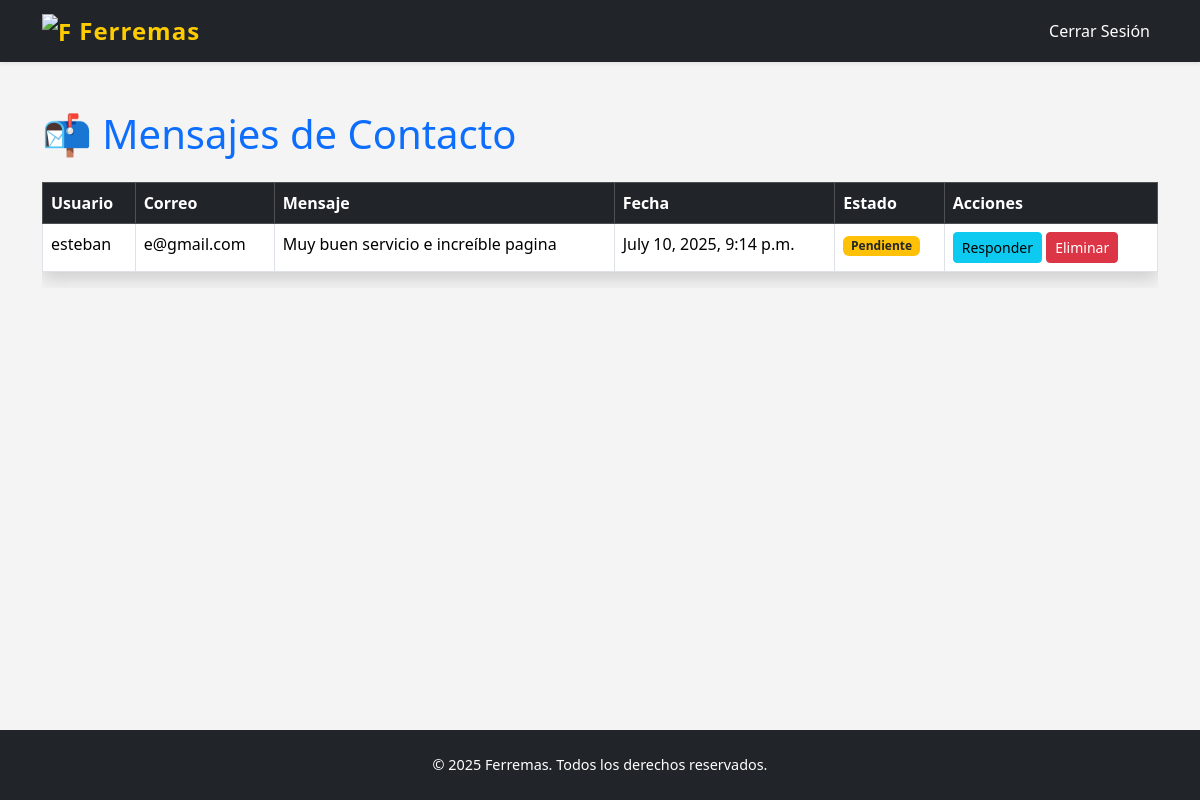
The app's page /api/mensajes/ (signed in), older data.
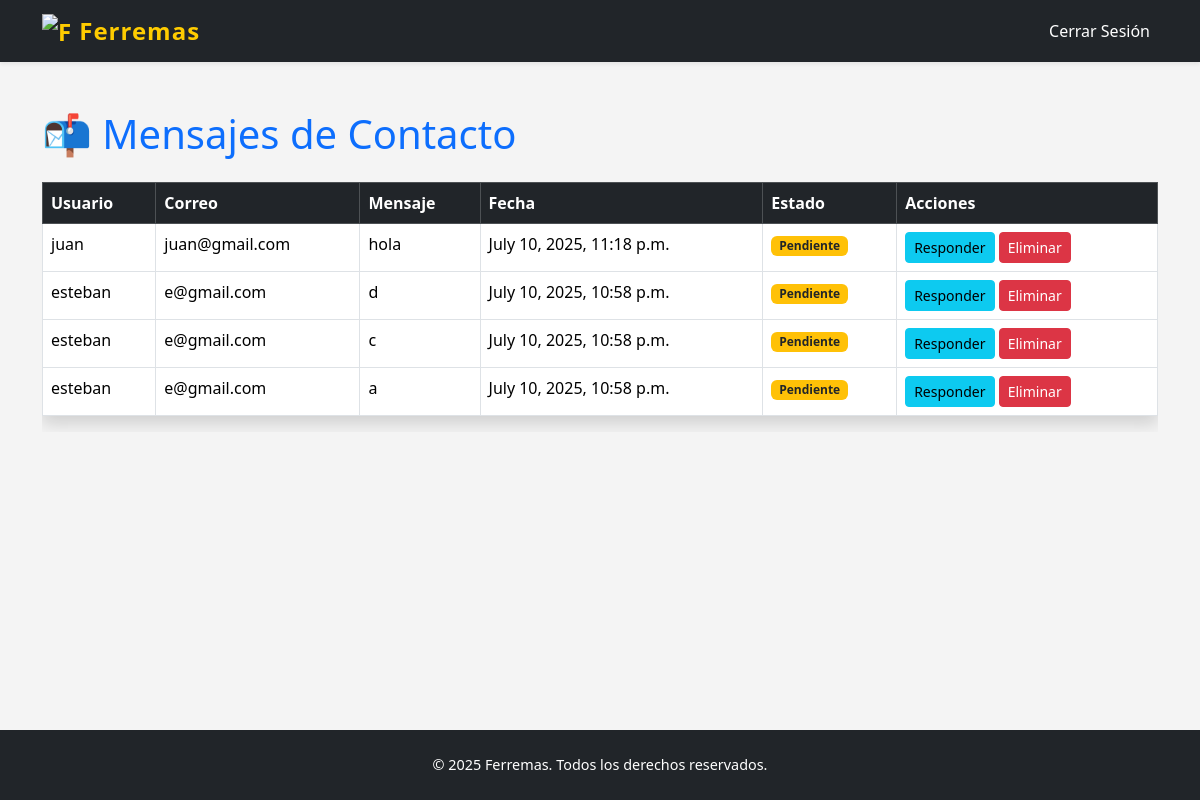
The same page, newer data.
### ferremas/models.py (models this page shows, shortened)
class MensajeContacto(models.Model):
    TIPO_MENSAJE = [
        ('duda', 'Duda'),
        ('queja', 'Queja'),
        ('sugerencia', 'Sugerencia'),
    ]
    usuario = models.ForeignKey(User, on_delete=models.CASCADE)
    tipo = models.CharField(max_length=20, choices=TIPO_MENSAJE, default='duda')
    mensaje = models.TextField()
    fecha_envio = models.DateTimeField(auto_now_add=True)
    respondido = models.BooleanField(default=False)  # Asegúrate de tener este campo

### ferremas/views.py (the view)
# urls.py: path('mensajes/', views.ver_mensajes, name='ver_mensajes'),
@login_required
def ver_mensajes(request):
    search_query = request.GET.get('search', '')
    usuario_filter = request.GET.get('usuario', '')
    tipo_filter = request.GET.get('tipo', '')
    mensajes = MensajeContacto.objects.all()
    if search_query:
        mensajes = mensajes.filter(
            Q(mensaje__icontains=search_query)
        )
    if usuario_filter:
        mensajes = mensajes.filter(
            Q(usuario__username__icontains=usuario_filter)
        )
    if tipo_filter:
        mensajes = mensajes.filter(tipo=tipo_filter)
    mensajes = mensajes.order_by('-fecha_envio')
    return render(request, 'ferremas/ver_mensajes.html', {
        'mensajes': mensajes,
        'search_query': search_query,
        'usuario_filter': usuario_filter,
        'tipo_filter': tipo_filter,
    })

### ferremas/templates/ferremas/ver_mensajes.html (shortened to what this page needs)
{% load static %}
<!DOCTYPE html>
<html lang="es">
<head>
    <link href="https://cdn.jsdelivr.net/npm/bootstrap@5.3.3/dist/css/bootstrap.min.css" rel="stylesheet">
    <link href="{% static 'css/inicio.css' %}" rel="stylesheet">
</head>
<body class="d-flex flex-column min-vh-100">
    <nav class="navbar navbar-expand-lg navbar-dark bg-dark shadow-sm">
        <div class="container">
            <a class="navbar-brand fw-bold text-warning" href="{% url 'inicio' %}">
                <img src="{% static 'ferremas/logo.png' %}" alt="Ferremas" width="30" height="30"
                    class="d-inline-block align-text-top">
                Ferremas
            </a>
            <div class="collapse navbar-collapse" id="navbarNav">
                <ul class="navbar-nav">
                    <li class="nav-item">
                        <a class="nav-link" href="{% url 'logout' %}">Cerrar Sesión</a>
                    </li>
                </ul>
            </div>
        </div>
    </nav>
    <main class="flex-grow-1">
        <div class="container py-5">
            <h1 class="mb-4 text-primary">📬 Mensajes de Contacto</h1>
            {% if mensajes %}
            <div class="table-responsive">
                <table class="table table-bordered table-hover bg-white shadow">
                    <thead class="table-dark">
                        <tr>
                            <th>Usuario</th>
                            <th>Correo</th>
                            <th>Mensaje</th>
                            <th>Fecha</th>
                            <th>Estado</th>
                            <th>Acciones</th>
                        </tr>
                    </thead>
                    <tbody>
                        {% for mensaje in mensajes %}
                        <tr>
                            <td>{{ mensaje.usuario.username }}</td>
                            <td>{{ mensaje.usuario.email }}</td>
                            <td>{{ mensaje.mensaje }}</td>
                            <td>{{ mensaje.fecha_envio }}</td>
                            <td>
                                {% if mensaje.respondido %}
                                <span class="badge bg-success">Respondido</span>
                                {% else %}
                                <span class="badge bg-warning text-dark">Pendiente</span>
                                {% endif %}
                            </td>
                            <td>
                                <button class="btn btn-info btn-sm" data-bs-toggle="modal"
                                    data-bs-target="#respuestaModal{{ mensaje.id }}">
                                    Responder
                                </button>
                                <form method="post" action="{% url 'eliminar_mensaje' mensaje.id %}"
                                    style="display: inline;">
                                    <button type="submit" class="btn btn-danger btn-sm"
                                        onclick="return confirm('¿Estás seguro de que quieres eliminar este mensaje?')">
                                        Eliminar
                                    </button>
                                </form>
                            </td>
                        </tr>
                        {% endfor %}
                    </tbody>
                </table>
            </div>
            {% else %}
            <div class="alert alert-info">No hay mensajes de contacto.</div>
            {% endif %}
        </div>
    </main>
    <footer class="bg-dark text-white text-center py-4 mt-auto">
        <div class="container">
            <p class="mb-0">&copy; 2025 Ferremas. Todos los derechos reservados.</p>
        </div>
    </footer>
</body>
</html>

### ferremas/static/css/inicio.css (style rules this page uses)
body { background-color: #f4f4f4; font-family: 'Segoe UI', sans-serif; }
.navbar { box-shadow: 0 4px 6px rgba(0, 0, 0, 0.3); background-color: #343a40; }
.navbar-brand { font-weight: bold; font-size: 1.5rem; letter-spacing: 1px; color: #ffcc00 !important; }
.navbar-nav .nav-link { color: #ffffff !important; margin-left: 10px; }
footer { background-color: #212529; color: #adb5bd; font-size: 0.9rem; }

Row changes from the older to the newer data that the page shows:
removed MensajeContacto: usuario.username "esteban", usuario.email "e@gmail.com", mensaje "Muy buen servicio e increíble pagina", fecha_envio "July 10, 2025, 9:14 p.m.", respondido "Pendiente"
added MensajeContacto: usuario.username "juan", usuario.email "juan@gmail.com", mensaje "hola", fecha_envio "July 10, 2025, 11:18 p.m.", respondido "Pendiente"
added MensajeContacto: usuario.username "esteban", usuario.email "e@gmail.com", mensaje "d", fecha_envio "July 10, 2025, 10:58 p.m.", respondido "Pendiente"
added MensajeContacto: usuario.username "esteban", usuario.email "e@gmail.com", mensaje "c", fecha_envio "July 10, 2025, 10:58 p.m.", respondido "Pendiente"
added MensajeContacto: usuario.username "esteban", usuario.email "e@gmail.com", mensaje "a", fecha_envio "July 10, 2025, 10:58 p.m.", respondido "Pendiente"
